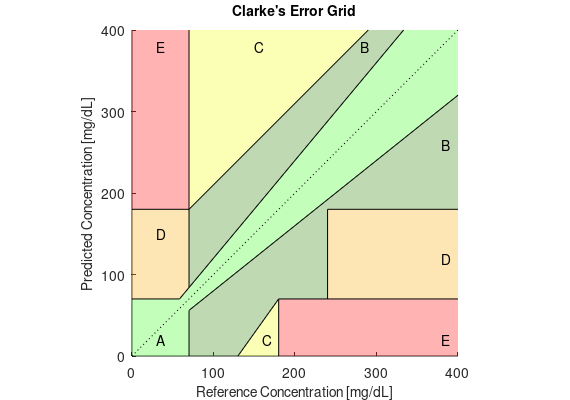

Write MATLAB code to recreate this figure.
clc
close all
clear all


h = figure;

font_size = 10;
figureWidth = 5.7;
figureHeight = 4;
set(gcf, 'Units', 'inches');
set(gcf, 'Position', [1, 1, figureWidth, figureHeight]);
set(gcf, 'PaperUnits', 'inches');
set(gcf, 'PaperSize', [figureWidth, figureHeight]);
set(gcf, 'PaperPositionMode', 'auto');


hold on;

% Define colors
zone_colors = [[53,255,22];
              [39,128,0];
              [240,255,6];
              [250,168,3];
              [255,0,0]]/255;

% Zone A
fill([0 70 70 400 400 1000/3 175/3 0], [0 0 56 320 400 400 70 70], zone_colors(1,:), 'FaceAlpha', 0.3, 'EdgeColor', 'none');

% Zone B
fill([70 130 180 240 240 400 400 70], [0 0 70 70 180 180 320 56], zone_colors(2,:), 'FaceAlpha', 0.3, 'EdgeColor', 'none');
fill([70 1000/3 290 70], [84 400 400 180], zone_colors(2,:), 'FaceAlpha', 0.3, 'EdgeColor', 'none');

% % Zone C
fill([130 180 180], [0 0 70], zone_colors(3,:), 'FaceAlpha', 0.3, 'EdgeColor', 'none');
fill([70 290 70], [180 400 400], zone_colors(3,:), 'FaceAlpha', 0.3, 'EdgeColor', 'none');
% 
% % Zone D
fill([240 400 400 240], [70 70 180 180], zone_colors(4,:), 'FaceAlpha', 0.3, 'EdgeColor', 'none');
fill([0 175/3 70 70 0], [70 70 84 180 180], zone_colors(4,:), 'FaceAlpha', 0.3, 'EdgeColor', 'none');
% 
% % Zone E
fill([0 70 70 0], [180 180 400 400], zone_colors(5,:), 'FaceAlpha', 0.3, 'EdgeColor', 'none');
fill([180 400 400 180], [0 0 70 70], zone_colors(5,:), 'FaceAlpha', 0.3, 'EdgeColor', 'none');

% Plotting lines
plot([0 400], [0 400], 'k:'); % Theoretical 45º regression line
plot([0 175/3], [70 70], 'k-');
plot([175/3 400/1.2], [70 400], 'k-'); % Replace 320 with 400/1.2 because 100*(400 - 400/1.2)/(400/1.2) = 20% error
plot([70 70], [84 400], 'k-');
plot([0 70], [180 180], 'k-');
plot([70 290], [180 400], 'k-'); % Corrected upper B-C boundary
plot([70 70], [0 56], 'k-'); % Replace 175.3 with 56 because 100*abs(56-70)/70) = 20% error
plot([70 400], [56 320], 'k-');
plot([180 180], [0 70], 'k-');
plot([180 400], [70 70], 'k-');
plot([240 240], [70 180], 'k-');
plot([240 400], [180 180], 'k-');
plot([130 180], [0 70], 'k-'); % Lower B-C boundary slope OK

% Adding labels
text(30, 20, 'A', 'FontSize', 14);
text(30, 150, 'D', 'FontSize', 14);
text(30, 380, 'E', 'FontSize', 14);
text(150, 380, 'C', 'FontSize', 14);
text(160, 20, 'C', 'FontSize', 14);
text(380, 20, 'E', 'FontSize', 14);
text(380, 120, 'D', 'FontSize', 14);
text(380, 260, 'B', 'FontSize', 14);
text(280, 380, 'B', 'FontSize', 14);

xlabel('Reference Concentration [mg/dL]');
ylabel('Predicted Concentration [mg/dL]');
title('Clarke''s Error Grid');
set(gca, 'XLim', [0 400]);
set(gca, 'YLim', [0 400]);
axis square;
set(h, 'color', 'white');
set(findall(gcf, '-property', 'FontSize'), 'FontSize', font_size);
